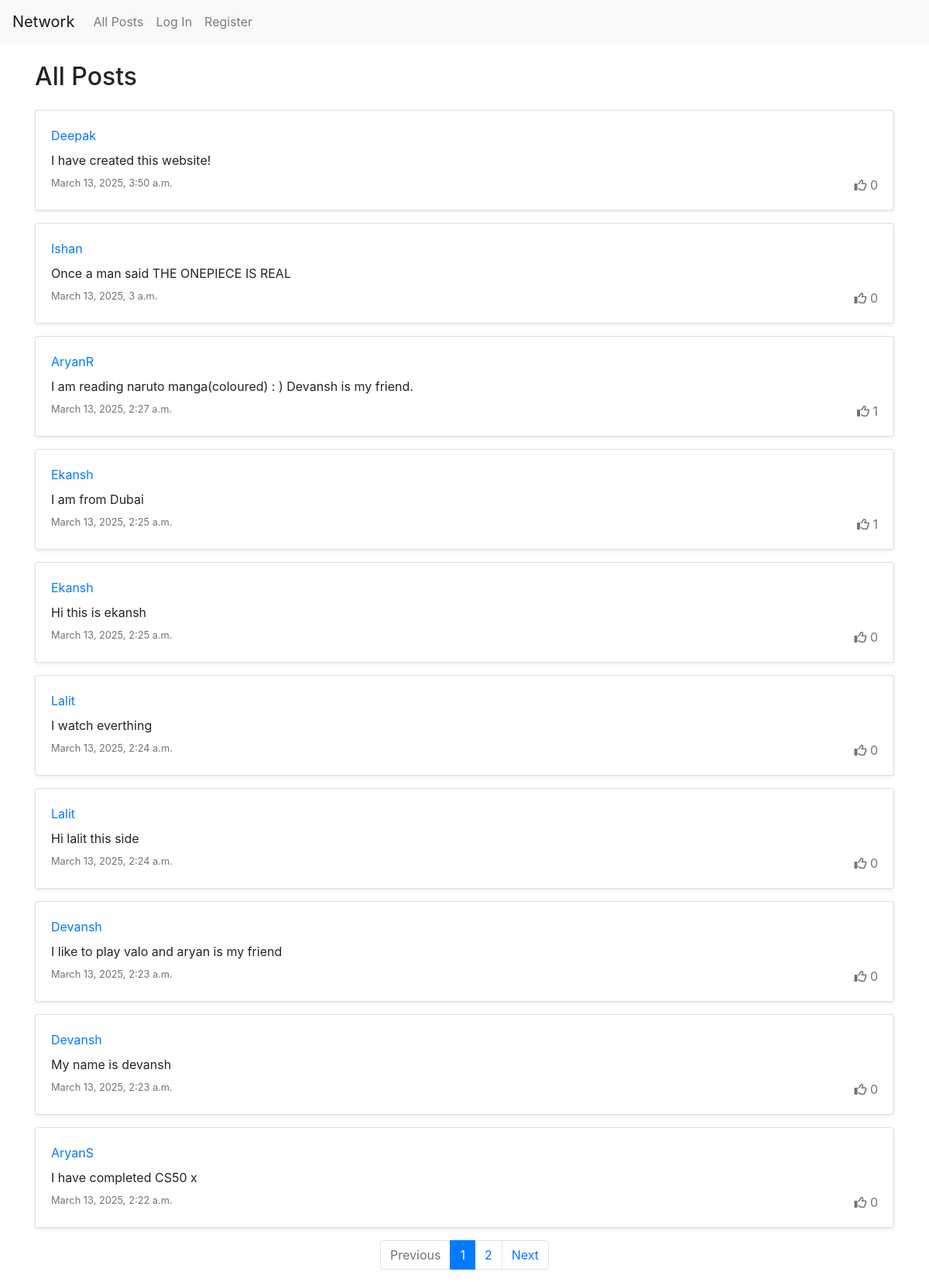
Before: / with the older database file.
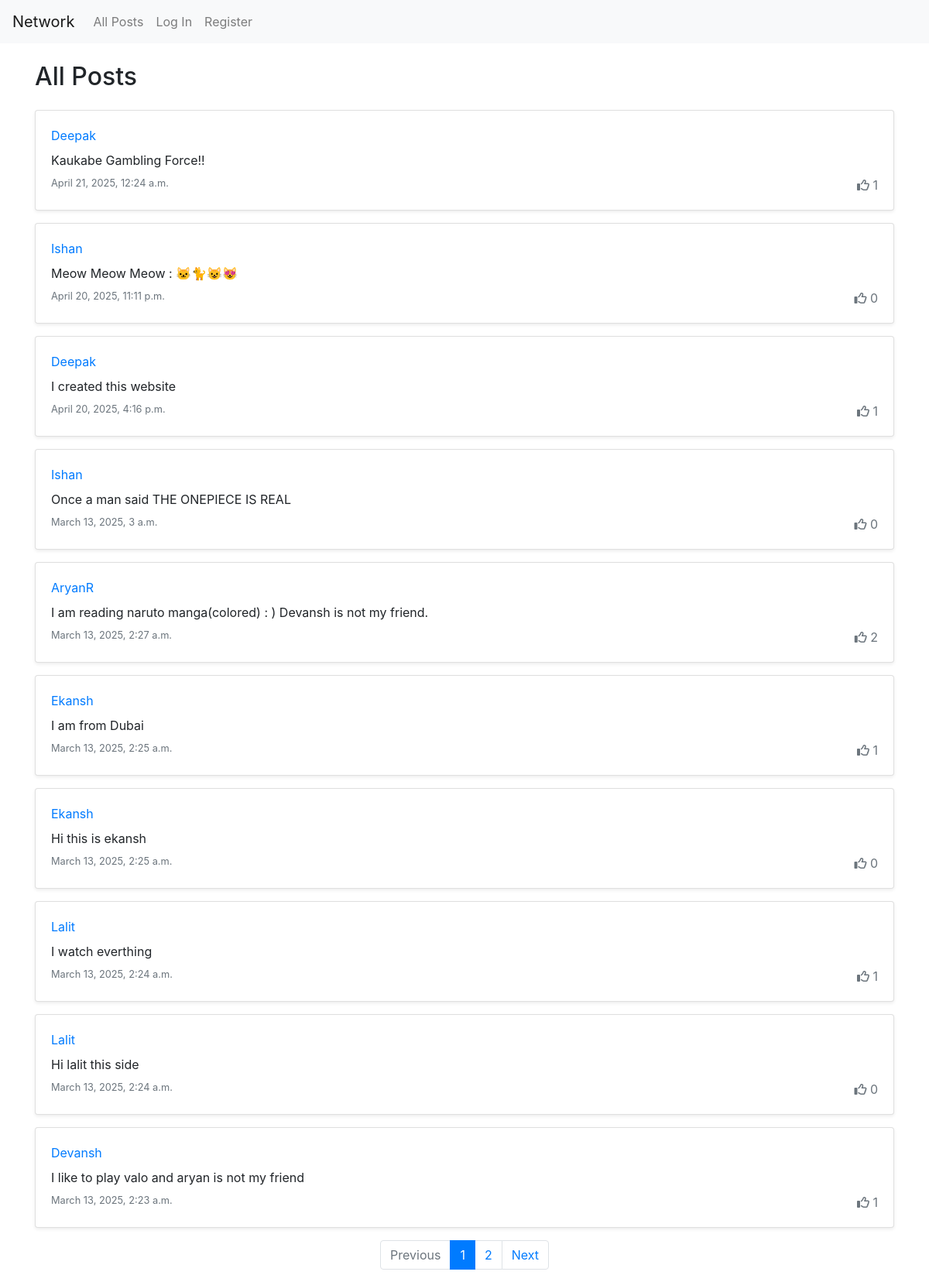
After: the same page with the newer database file.
### network/models.py (models this page shows)
class Post(models.Model):
    owner = models.ForeignKey(User, related_name="posts", on_delete=models.CASCADE)
    likes = models.ManyToManyField(User, related_name="liked_posts", blank=True)
    content = models.TextField(max_length=300)
    date = models.DateTimeField()

class User(AbstractUser):
    pass

### network/views.py (the view)
# urls.py: path("", views.index, name="index"),
def index(request):
    allPosts = Post.objects.all().order_by("-date")
    paginator = Paginator(allPosts, 10)
    page_number = request.GET.get('page')
    page = paginator.get_page(page_number)
    return render(request, "network/index.html", {
        "posts": allPosts,
        "user": request.user,
        "page_obj": page
    })

### network/templates/network/index.html (shortened to what this page needs)
{% extends "network/layout.html" %}
{% block body %}
    <div class="container mt-4">
        <h2 class="mb-4">All Posts</h2>
        {% for post in page_obj %}
            <div class="card mb-3 shadow-sm" id="post_{{ post.id }}box">
                <div class="card-body">
                    <div id="post_{{ post.id }}">
                        <div class="d-flex justify-content-between">
                            <div>
                                <a href="{% url 'profile' post.owner.id %}" class="fw-bold">{{ post.owner }}</a>
                            </div>
                        </div>
                        <p class="post-content my-2">{{ post.content }}</p>
                        <div class="d-flex justify-content-between text-muted">
                            <small>{{ post.date }}</small>
                            <div>
                                {% if not user.is_authenticated %}
                                    <i class="fa-regular fa-thumbs-up me-1"></i>
                                {% else %}
                                    {% if user in post.likes.all %}
                                        <i class="fa-solid fa-thumbs-up text-primary me-1" id="like_{{ post.id }}" onclick="like('{{ post.id }}', true)"></i>
                                    {% else %}
                                        <i class="fa-regular fa-thumbs-up text-primary me-1" id="like_{{ post.id }}" onclick="like('{{ post.id }}', false)"></i>
                                    {% endif %}
                                {% endif %}
                                <span id="counter_{{ post.id }}">{{ post.likes.count }}</span>
                            </div>
                        </div>
                    </div>
                </div>
            </div>
        {% empty %}
            <p class="text-center text-muted">No Posts.</p>
        {% endfor %}
        <nav aria-label="Post navigation">
            <ul class="pagination justify-content-center">
                {% if page_obj.has_previous %}
                    <li class="page-item">
                        <a class="page-link" href="?page={{ page_obj.previous_page_number }}">Previous</a>
                    </li>
                {% else %}
                    <li class="page-item disabled">
                        <a class="page-link">Previous</a>
                    </li>
                {% endif %}
                {% for num in page_obj.paginator.page_range %}
                    <li class="page-item {% if num == page_obj.number %}active{% endif %}">
                        <a class="page-link" href="?page={{ num }}">{{ num }}</a>
                    </li>
                {% endfor %}
                {% if page_obj.has_next %}
                    <li class="page-item">
                        <a class="page-link" href="?page={{ page_obj.next_page_number }}">Next</a>
                    </li>
                {% else %}
                    <li class="page-item disabled">
                        <a class="page-link">Next</a>
                    </li>
                {% endif %}
            </ul>
        </nav>
    </div>
{% endblock %}

Changed rows visible on the page:
removed Post: owner "Deepak", content "I have created this website!", date "March 13, 2025, 3:50 a.m.", likes.count "0"
no longer on this page (row unchanged): Post: owner "Devansh", content "My name is devansh", date "March 13, 2025, 2:23 a.m.", likes.count "0"
no longer on this page (row unchanged): Post: owner "AryanS", content "I have completed CS50 x", date "March 13, 2025, 2:22 a.m.", likes.count "0"
added Post: owner "Deepak", content "Kaukabe Gambling Force!!", date "April 21, 2025, 12:24 a.m.", likes.count "1"
added Post: owner "Ishan", content "Meow Meow Meow : 🐱🐈😺😻", date "April 20, 2025, 11:11 p.m.", likes.count "0"
added Post: owner "Deepak", content "I created this website", date "April 20, 2025, 4:16 p.m.", likes.count "1"
changed Post "AryanR": content "I am reading naruto manga(coloured) : ) Devansh is my friend." → "I am reading naruto manga(colored) : ) Devansh is not my friend."; likes.count "1" → "2"
computed for Post "I watch everthing": likes.count "0" → "1"
changed Post "Devansh": content "I like to play valo and aryan is my friend" → "I like to play valo and aryan is not my friend"; likes.count "0" → "1"
